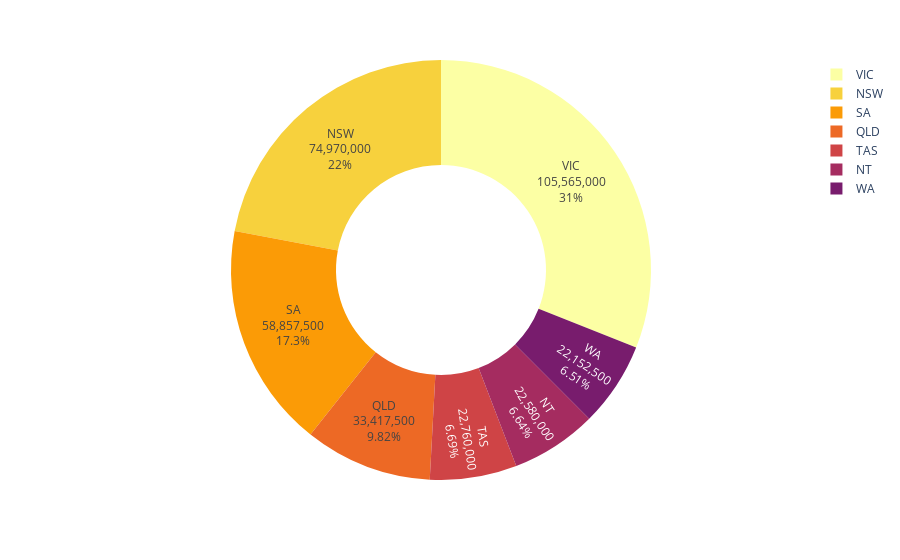

Here is the notebook cell this chart was saved with:
### Code cell
# Donut Chart per state sales
fig = px.pie(df, values = state_sales, names = state_sales.index,
            color_discrete_sequence=px.colors.sequential.Inferno_r,
            hole = 0.5)
fig.update_traces(textposition='inside', textinfo='percent+value+label')
fig.show()

### Figure 1 — Plotly figure (JSON) as saved in the notebook; plotly's stock layout.template omitted (floating-point values rounded to 4 significant figures)
{"data": [{"domain": {"x": [0, 1], "y": [0, 1]}, "hole": 0.5, "hovertemplate": "label=%{label}<br>value=%{value}<extra></extra>", "labels": ["NSW", "NT", "QLD", "SA", "TAS", "VIC", "WA"], "legendgroup": "", "name": "", "showlegend": true, "textinfo": "percent+value+label", "textposition": "inside", "type": "pie", "values": [74970000, 22580000, 33417500, 58857500, 22760000, 105565000, 22152500]}], "layout": {"legend": {"tracegroupgap": 0}, "margin": {"t": 60}, "piecolorway": ["#fcffa4", "#f7d13d", "#fb9b06", "#ed6925", "#cf4446", "#a52c60", "#781c6d", "#4a0c6b", "#1b0c41", "#000004"]}}
